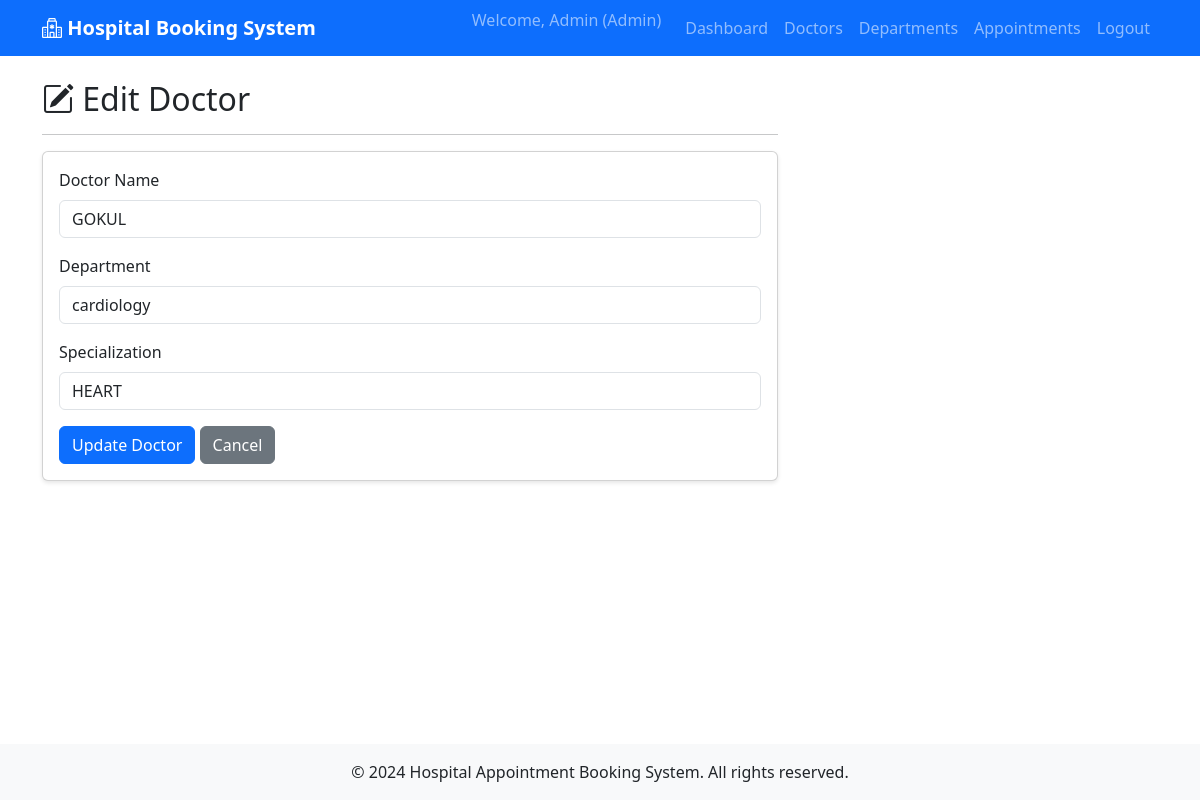
The page /admin/doctors/edit/1 (signed in) on the database its author committed.
### app/models/doctor.py (models this page shows, shortened)
class Doctor(db.Model):
    __tablename__ = 'doctors'
    id = db.Column(db.Integer, primary_key=True)
    name = db.Column(db.String(100), nullable=False)
    department = db.Column(db.String(100), nullable=False)
    specialization = db.Column(db.String(200), nullable=False)
    user_id = db.Column(db.Integer, db.ForeignKey('users.id'), nullable=True)
    availabilities = db.relationship('Availability', backref='doctor', lazy=True, cascade='all, delete-orphan')
    appointments = db.relationship('Appointment', backref='doctor', lazy=True)
    appointments = db.relationship(
    'Appointment',
    back_populates='doctor',
    cascade='all, delete'
)

### app/routes/admin.py (the view, shortened to what this page needs)
@admin_bp.route('/doctors/edit/<int:doctor_id>', methods=['GET', 'POST'])
@login_required
def edit_doctor(doctor_id):
    doctor = Doctor.query.get_or_404(doctor_id)
    departments = db.session.query(Doctor.department).distinct().all()
    departments = [dept[0] for dept in departments]
    return render_template('admin/edit_doctor.html', doctor=doctor, departments=departments)

### app/routes/admin.py (called while the page is built)
def login_required(f):
    @wraps(f)
    def decorated_function(*args, **kwargs):
        if 'user_id' not in session or session.get('user_role') != 'admin':
            flash('Please login as an admin to access this page', 'error')
            return redirect(url_for('auth.login'))
        return f(*args, **kwargs)
    return decorated_function

### app/templates/admin/edit_doctor.html (shortened to what this page needs)
{% extends "base.html" %}
{% block content %}
<div class="row">
    <div class="col-md-8">
        <h2><i class="bi bi-pencil-square"></i> Edit Doctor</h2>
        <hr>
    </div>
</div>
<div class="row">
    <div class="col-md-8">
        <div class="card">
            <div class="card-body">
                <form method="POST">
                    <div class="mb-3">
                        <label for="name" class="form-label">Doctor Name</label>
                        <input type="text" class="form-control" id="name" name="name" value="{{ doctor.name }}" required>
                    </div>
                    <div class="mb-3">
                        <label for="department" class="form-label">Department</label>
                        <input type="text" class="form-control" id="department" name="department" value="{{ doctor.department }}" list="departments" required>
                    </div>
                    <div class="mb-3">
                        <label for="specialization" class="form-label">Specialization</label>
                        <input type="text" class="form-control" id="specialization" name="specialization" value="{{ doctor.specialization }}" required>
                    </div>
                    <button type="submit" class="btn btn-primary">Update Doctor</button>
                    <a href="{{ url_for('admin.doctors') }}" class="btn btn-secondary">Cancel</a>
                </form>
            </div>
        </div>
    </div>
</div>
{% endblock %}

### app/templates/base.html (style rules this page uses)
body { min-height: 100vh; display: flex; flex-direction: column; }
.card { box-shadow: 0 2px 4px rgba(0,0,0,0.1); margin-bottom: 20px; }

### rows shown on the page
Doctor: name "GOKUL", department "cardiology", specialization "HEART"

### other values the page prints
{{ session.user_name }} "Admin"
{{ session.user_role|title }} "Admin"
